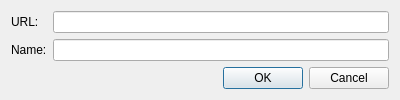
<?xml version="1.0" encoding="UTF-8"?>
<ui version="4.0">
 <class>RadioCustomDialog</class>
 <widget class="QDialog" name="RadioCustomDialog">
  <property name="geometry">
   <rect>
    <x>0</x>
    <y>0</y>
    <width>400</width>
    <height>95</height>
   </rect>
  </property>
  <property name="windowTitle">
   <string>Custom radio</string>
  </property>
  <layout class="QVBoxLayout" name="verticalLayout">
   <item>
    <layout class="QFormLayout" name="formLayout">
     <item row="0" column="0">
      <widget class="QLabel" name="label">
       <property name="text">
        <string>URL:</string>
       </property>
      </widget>
     </item>
     <item row="0" column="1">
      <widget class="QLineEdit" name="URL_"/>
     </item>
     <item row="1" column="0">
      <widget class="QLabel" name="label_2">
       <property name="text">
        <string>Name:</string>
       </property>
      </widget>
     </item>
     <item row="1" column="1">
      <widget class="QLineEdit" name="Name_"/>
     </item>
    </layout>
   </item>
   <item>
    <widget class="QDialogButtonBox" name="buttonBox">
     <property name="orientation">
      <enum>Qt::Horizontal</enum>
     </property>
     <property name="standardButtons">
      <set>QDialogButtonBox::Cancel|QDialogButtonBox::Ok</set>
     </property>
    </widget>
   </item>
  </layout>
 </widget>
 <resources/>
 <connections>
  <connection>
   <sender>buttonBox</sender>
   <signal>accepted()</signal>
   <receiver>RadioCustomDialog</receiver>
   <slot>accept()</slot>
   <hints>
    <hint type="sourcelabel">
     <x>248</x>
     <y>254</y>
    </hint>
    <hint type="destinationlabel">
     <x>157</x>
     <y>274</y>
    </hint>
   </hints>
  </connection>
  <connection>
   <sender>buttonBox</sender>
   <signal>rejected()</signal>
   <receiver>RadioCustomDialog</receiver>
   <slot>reject()</slot>
   <hints>
    <hint type="sourcelabel">
     <x>316</x>
     <y>260</y>
    </hint>
    <hint type="destinationlabel">
     <x>286</x>
     <y>274</y>
    </hint>
   </hints>
  </connection>
 </connections>
</ui>
